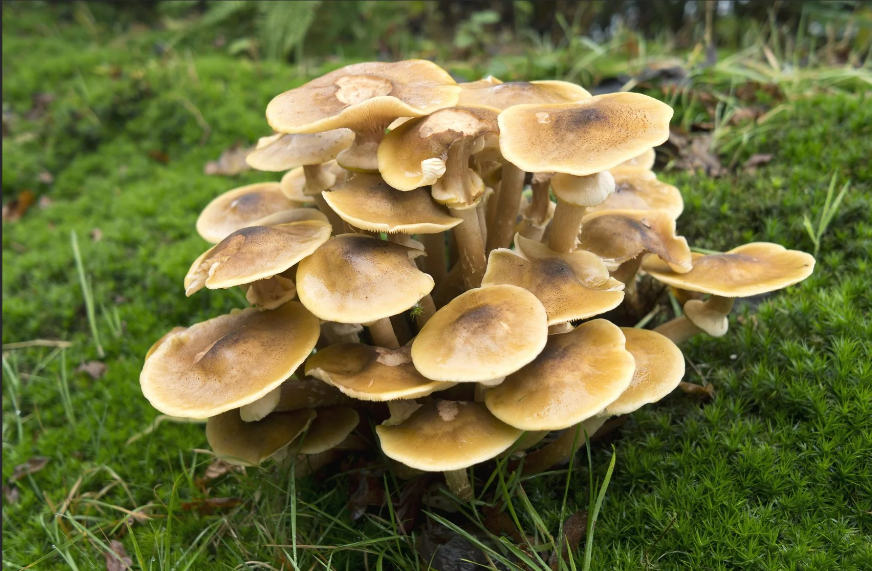
%> input picture New Folder/image.png, 872 x 571 px
$ octave 13.m   (GNU Octave 9; MATLAB toolbox functions it lacks are replaced by stand-ins)
%> lines starting %> are read from the running program, lines starting %| are printed output that depends on the picture
%Canny edge detection Algorithm
i= imread('image.png');
%> i is the input picture: size 571x872x3 uint8; mean R, G, B 111.3, 112, 61.6
g=rgb2gray(i);
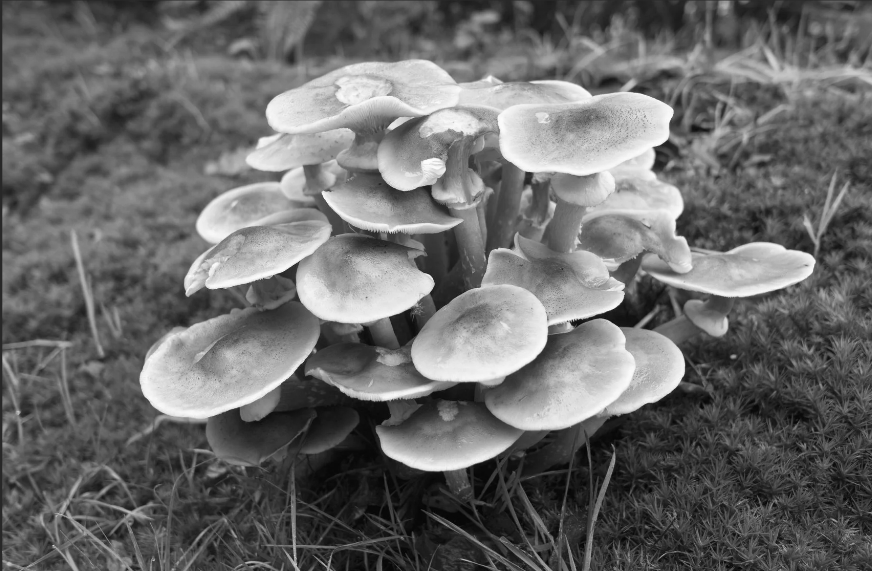
%> g: size 571x872 uint8; min 4, max 253, mean 106.1

subplot(2,2,1); imshow(i); title('Original Image');
subplot(2,2,2); imshow(g); title('Gray Image');

c=edge(g,'canny');
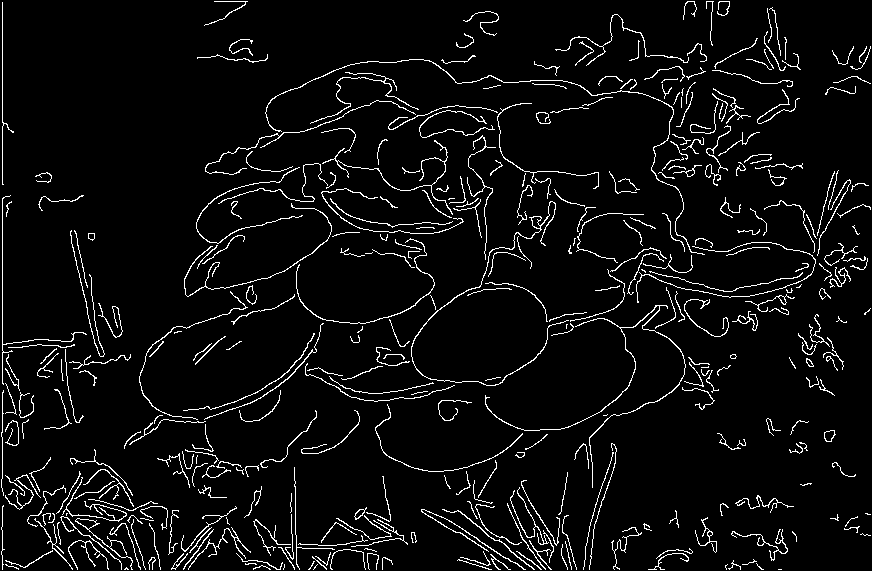
%> c: size 571x872 logical; 5.2% white in thin lines or dots
subplot(2,2,3); imshow(c); title('Canny output');
